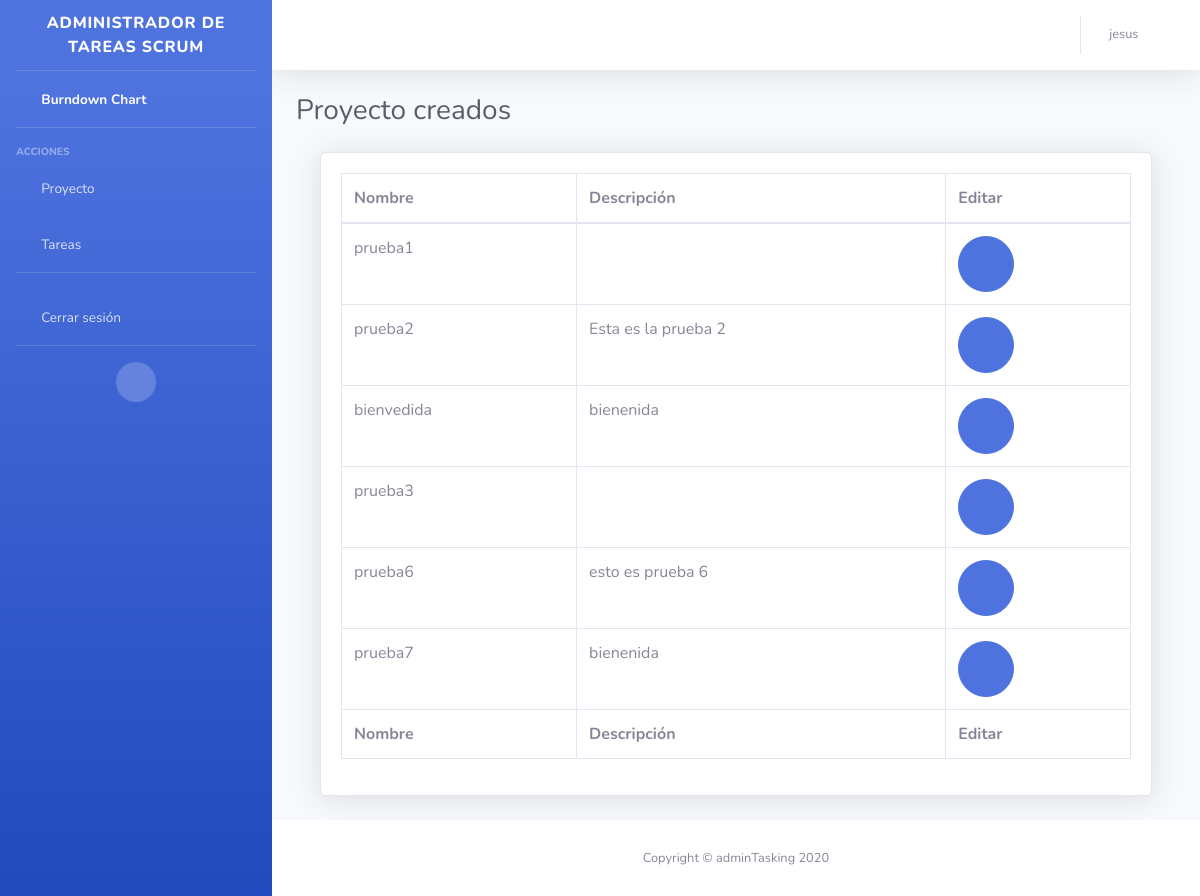
The page /list-proyectos-creados/ (signed in) on the database its author committed.
### app/models.py (models this page shows, shortened)
class Proyecto(models.Model):
    nombre = models.CharField(max_length=45, null=False)
    descripcion = models.CharField(max_length=45, null=True)
    productOwner =models.ForeignKey(User,
                  related_name='productOwner',
                  null=False,
                  on_delete=models.PROTECT)
    class Meta:
        app_label = 'app'

### app/views.py (the view)
# urls.py: path('list-proyectos-creados/', views.list_proyectos_creados, name='list_proyectos_creados'),
@login_required
def list_proyectos_creados(request):
    productOwner=User.objects.get(id=request.user.id)
    lista_proyectos=Proyecto.objects.filter( productOwner=productOwner)
    contexto = {
        'lista_proyectos': lista_proyectos
    }
    return render(request, "app/proyectos_creados.html",contexto)

### app/templates/app/proyectos_creados.html (shortened to what this page needs)
{% extends "app/base.html" %}
{% load static %}
{% block contenido %}
<div class="d-sm-flex align-items-center justify-content-between mb-4">
    <h1 class="h3 mb-0 text-gray-800">Proyecto creados</h1>
</div>
<div class="container-fluid">
    <div class="card shadow mb-4">
        <div class="card-body">
            <div class="table-responsive">
                <table class="table table-bordered" id="dataTable" width="100%" cellspacing="0">
                    <thead>
                        <tr>
                            <th>Nombre</th>
                            <th>Descripción</th>
                            <th>Editar</th>
                        </tr>
                    </thead>
                    <tfoot>
                        <tr>
                            <th>Nombre</th>
                            <th>Descripción</th>
                            <th>Editar</th>
                        </tr>
                    </tfoot>
                    <tbody>
                        {% for proyecto in lista_proyectos %}
                        <tr>
                            <td>{{ proyecto.nombre }}</td>
                            <td>{{ proyecto.descripcion }}</td>
                            <td>
                                <form class="user" action="{% url 'app:form_proyecto2' %}" method="post">
                                    <button class="btn btn-primary btn-circle btn-lg" type="submit"><i class="fas fa-edit"></i>
                                    </button>
                                </form>
                            </td>
                        </tr>
                        {% endfor %}
                    </tbody>
                </table>
            </div>
        </div>
    </div>
</div>
{% endblock %}

### app/templates/app/base.html (shortened to what this page needs)
{% load static %}
<!DOCTYPE html>
<html lang="en">
<head>
    <link href="{% static 'app/vendor/fontawesome-free/css/all.min.css' %}" rel="stylesheet" type="text/css">
    <link href="{% static 'app/css/sb-admin-2.min.css' %}" rel="stylesheet">
</head>
<body id="page-top">
    <div id="wrapper">
        <ul class="navbar-nav bg-gradient-primary sidebar sidebar-dark accordion" id="accordionSidebar">
            <a class="sidebar-brand d-flex align-items-center justify-content-center" href="{% url 'app:index' %}">
                <div class="sidebar-brand-text mx-3">Administrador de tareas Scrum</div>
            </a>
            <hr class="sidebar-divider my-0">
            <li class="nav-item active">
                <a class="nav-link" href="{% url 'app:index' %}">
                    <i class="fas fa-fw fa-chart-area"></i>
                    <span>Burndown Chart</span></a>
            </li>
            <hr class="sidebar-divider">
            <div class="sidebar-heading">
                Acciones
            </div>
            <li class="nav-item">
                <a class="nav-link collapsed" href="#" data-toggle="collapse" data-target="#collapseTwo"
                    aria-expanded="true" aria-controls="collapseTwo">
                    <i class="fas fa-fw fa-drafting-compass"></i>
                    <span>Proyecto</span>
                </a>
            </li>
            <li class="nav-item">
                <a class="nav-link collapsed" href="#" data-toggle="collapse" data-target="#collapseUtilities"
                    aria-expanded="true" aria-controls="collapseUtilities">
                    <i class="fas fa-fw fa-clipboard-list"></i>
                    <span>Tareas</span>
                </a>
            </li>
            <hr class="sidebar-divider">
            <li class="nav-item">
                <a class="nav-link" href="#" data-toggle="modal" data-target="#logoutModal">
                    <i class="fas fa-fw fa-sign-out-alt"></i>
                    <span>Cerrar sesión</span></a>
            </li>
            <hr class="sidebar-divider d-none d-md-block">
            <div class="text-center d-none d-md-inline">
                <button class="rounded-circle border-0" id="sidebarToggle"></button>
            </div>
        </ul>
        <div id="content-wrapper" class="d-flex flex-column">
            <div id="content">
                <nav class="navbar navbar-expand navbar-light bg-white topbar mb-4 static-top shadow">
                    <ul class="navbar-nav ml-auto">
                        <li class="nav-item dropdown no-arrow mx-1">
                            <a class="nav-link dropdown-toggle" href="#" id="alertsDropdown" role="button"
                                data-toggle="dropdown" aria-haspopup="true" aria-expanded="false">
                                <i class="fas fa-bell fa-fw"></i>
                            </a>
                        </li>
                        <li class="nav-item dropdown no-arrow">
                            <a class="nav-link dropdown-toggle " href="#" id="userDropdown" role="button"
                                data-toggle="dropdown" aria-haspopup="true" aria-expanded="false">
                                <span class="mr-2 d-none d-lg-inline text-gray-600 small">{{ request.user.first_name }}
                                </span>
                                <div class="fas fa-user fa-sm fa-fw mr-2 text-gray-400"></div>
                            </a>
                        </li>
                    </ul>
                </nav>
                <div class="container-fluid">
                    {% block contenido %} {% endblock %}
                </div>
            </div>
            <footer class="sticky-footer bg-white">
                <div class="container my-auto">
                    <div class="copyright text-center my-auto">
                        <span>Copyright &copy; adminTasking 2020</span>
                    </div>
                </div>
            </footer>
        </div>
    </div>
</body>
</html>

### rows shown on the page
Proyecto: nombre "prueba1"
Proyecto: nombre "prueba2", descripcion "Esta es la prueba 2"
Proyecto: nombre "bienvedida", descripcion "bienenida"
Proyecto: nombre "prueba3"
Proyecto: nombre "prueba6", descripcion "esto es prueba 6"
Proyecto: nombre "prueba7", descripcion "bienenida"

### other values the page prints
{{ request.user.first_name }} "jesus"
